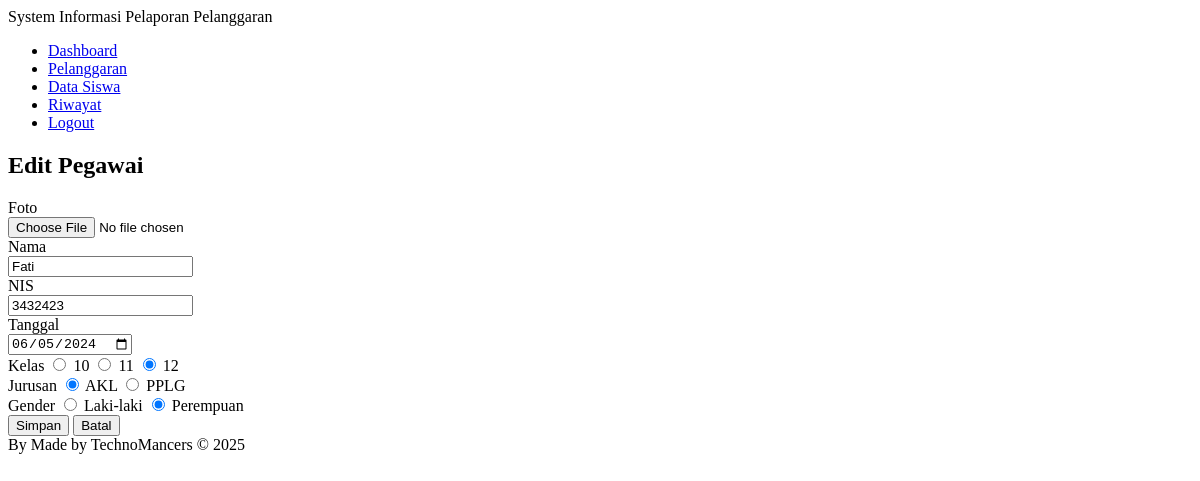
The page /?hal=siswa_edit&id=6 (signed in) on the database its author committed.
### tables this page shows
CREATE TABLE IF NOT EXISTS `siswa` (
  `id_siswa` int NOT NULL AUTO_INCREMENT,
  `foto` varchar(1000) NOT NULL,
  `nama_siswa` varchar(50) NOT NULL,
  `nis` int NOT NULL,
  `tanggal_lahir` date NOT NULL,
  `kelas` enum('10','11','12') NOT NULL,
  `jurusan` enum('AKL','PPLG') NOT NULL,
  `gender` enum('L','P') NOT NULL,
  `poin_sis` int DEFAULT NULL,
  PRIMARY KEY (`id_siswa`)
);

### content/siswa_edit.php (the view, shortened to what this page needs)
<?php
$id = $_GET['id'];
$query = "SELECT * FROM siswa WHERE id_siswa = '$id'";
$result = mysqli_query($con,$query);
$data = mysqli_fetch_assoc($result);
?>
<h2 class="judul">Edit Pegawai</h2>
<form action="?hal=siswa_update" method="post" enctype="multipart/form-data">
    <div class="form-group">
        <label for="foto">Foto</label>
        <div class="input">
            <input type="file" name="foto" id="foto">
        </div>
    </div>
    <div class="form-group">
        <label for="nama_siswa">Nama</label>
        <div class="input">
            <input type="text" name="nama_siswa" id="nama_siswa" value="<?=$data['nama_siswa']?>">
        </div>
    </div>
    <div class="form-group">
        <label for="nis">NIS</label>
        <div class="input">
            <input type="number" name="nis" id="nis" value="<?=$data['nis']?>" readonly>
        </div>
    </div>
    <div class="form-group">
        <label for="tanggal">Tanggal</label>
        <div class="input">
            <input type="date" name="tanggal" id="tanggal" value="<?=$data['tanggal_lahir']?>">
        </div>
    </div>
    <div class="form-group">
        <label for="kelas">Kelas</label>
        <?php
        if($data['kelas']=="10"){
            $l=" checked";
            $p="";
            $s="";
        }if($data['kelas']=="11"){
            $l="";
            $p=" checked";
            $s="";
        }else{
            $l="";
            $p="";
            $s=" checked";
        }
        ?>
        <input type="radio" name="kelas" id="kelas" value="10" <?= $l ?>> 10
        <input type="radio" name="kelas" id="kelas" value="11" <?= $p ?>> 11
        <input type="radio" name="kelas" id="kelas" value="12" <?= $s ?>> 12
    </div>
    <div class="form-group">
        <label for="jurusan">Jurusan</label>
        <?php
        if($data['jurusan']=="AKL"){
            $ak=" checked";
            $pl="";
        }else{
            $ak="";
            $pl=" checked";
        }
        ?>
        <input type="radio" name="jurusan" id="jurusan" value="AKL" <?= $ak ?>> AKL
        <input type="radio" name="jurusan" id="jurusan" value="PPLG" <?= $pl ?>> PPLG
    </div>
    <div class="form-group">
        <label for="jenis">Gender</label>
        <?php
        if($data['gender']=="L"){
            $i=" checked";
            $n="";
        }else{
            $i="";
            $n=" checked";
        }
        ?>
        <input type="radio" name="gender" id="gender" value="L" <?= $i ?>> Laki-laki
        <input type="radio" name="gender" id="gender" value="P" <?= $n ?>> Perempuan
    </div>
    <div class="form-group">
        <input type="submit" value="Simpan" class="tombol simpan">
        <input type="reset" value="Batal" class="tombol reset">
    </div>
</form>

### konten.php (shortened to what this page needs)
<?php
$halaman = [
    "dashboard",
    "pelanggaran",
    "pelanggaran_tambah",
    "pelanggaran_insert",
    "pelanggaran_edit",
    "pelanggaran_update",
    "pelanggaran_hapus",
    "siswa",
    "siswa_tambah",
    "siswa_insert",
    "siswa_edit",
    "siswa_update",
    "siswa_hapus",
    "siswa_tebus",
    "siswa_proses",
    "riwayat",
    "riwayat_tambah",
    "prosesdata",
    "riwayat_edit",
    "riwayat_update",
    "riwayat_hapus"
];
if (isset($_GET['hal'])) {
    $hal = $_GET['hal'];
} else {
    $hal = 'dashboard';
}
foreach($halaman as $h) {
    if ($hal == $h) {
        include "content/$h.php";
        break;
    }
}
?>

### rows shown on the page
siswa: nama_siswa "Fati", nis "3432423", tanggal "06/05/2024"
